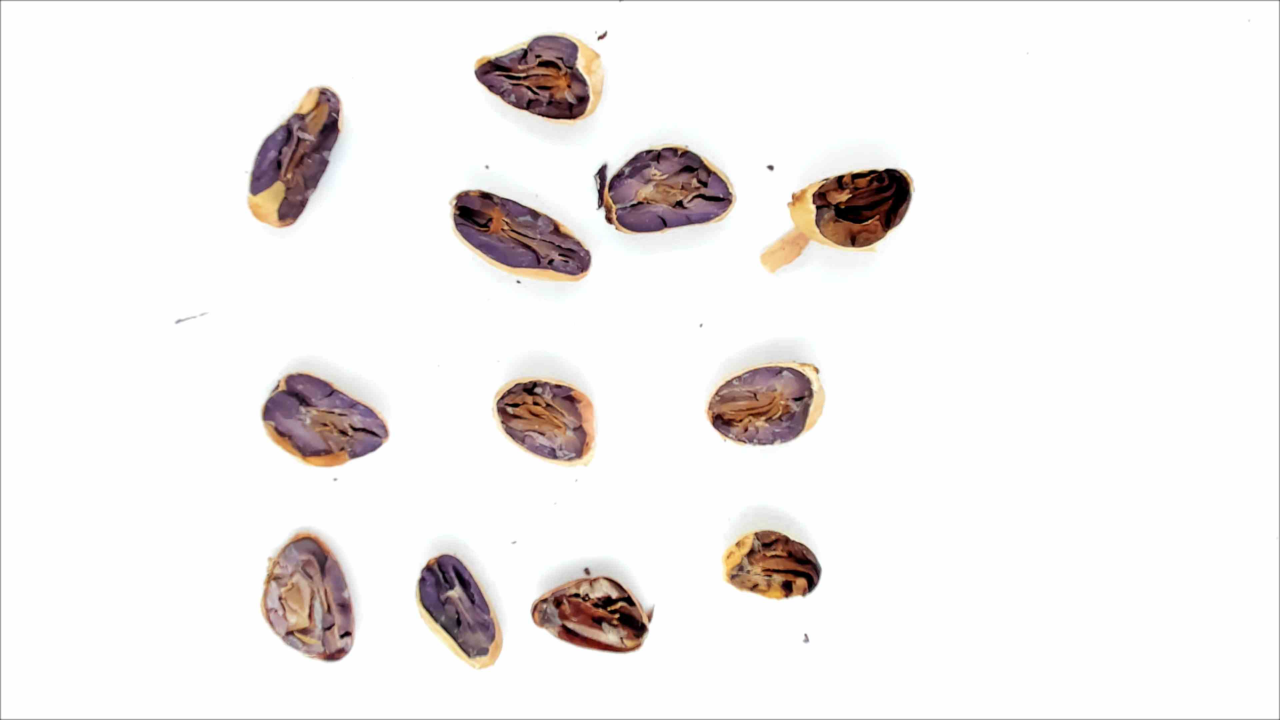
#> input picture test_images/NON FERMENTED-TANPA ALAS.jpg, 3840 x 2160 px, found by its file name (shown at 1/3 size)
$ python image_segmentation.py
#> lines starting #> are read from the running program, lines starting #| are printed output that depends on the picture; after the words box and inside, x2 and y2 are one past the last pixel; in counts of white or black regions, pixels touching at a corner belong together
import cv2
import numpy as np

# Load image, grayscale, Otsu's threshold
image = cv2.imread(r'NON FERMENTED-TANPA ALAS.jpg')
#> image is the input picture: shape (2160, 3840, 3); mean B, G, R 236.7, 237.6, 241.1
image = cv2.resize(image, (0,0), fx=0.2, fy=0.2)
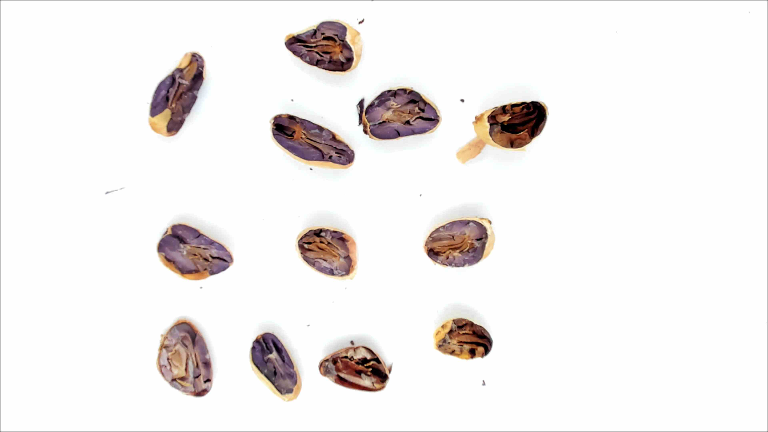
#> image: shape (432, 768, 3); mean B, G, R 236.7, 237.6, 241.1
original = image.copy()
gray = cv2.cvtColor(image, cv2.COLOR_BGR2GRAY)
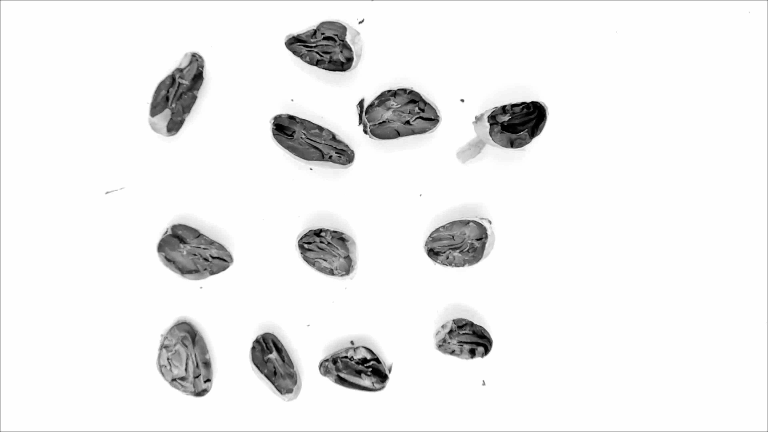
#> gray: shape (432, 768); min 0, max 255, mean 238.6
thresh = cv2.threshold(gray, 15, 255, cv2.THRESH_BINARY + cv2.THRESH_OTSU)[1]
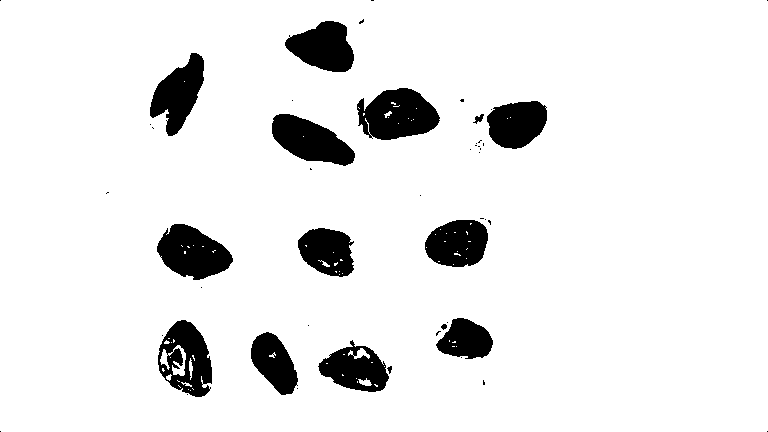
#> thresh: shape (432, 768); 91.5% white; 49 black regions (34 under 20 px), largest, box (x1, y1, x2, y2) and area: (357, 88, 440, 140) 3051, (157, 224, 233, 280) 2801, (272, 114, 355, 166) 2617

# Morph open to remove noise
kernel = cv2.getStructuringElement(cv2.MORPH_RECT, (3,3))
opening = cv2.morphologyEx(thresh, cv2.MORPH_OPEN, kernel, iterations=5)
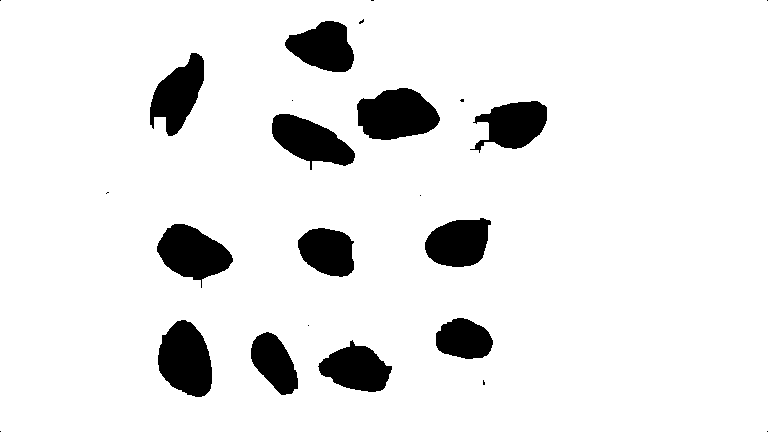
#> opening: shape (432, 768); 91% white; 24 black regions (12 under 20 px)

# Find contours, obtain bounding box, extract and save ROI
ROI_number = 0
cnts = cv2.findContours(opening, cv2.RETR_TREE, 2)
#> cnts = 21 contours, 8 with area under 20; largest, box (x1, y1, x2, y2) and area: (0, 0, 768, 432) 330572, (356, 87, 441, 141) 3312, (157, 319, 213, 398) 3178, (156, 223, 234, 289) 2952, (271, 113, 356, 171) 2742
cnts = cnts[0] if len(cnts) == 2 else cnts[1]
for c in cnts:
    x,y,w,h = cv2.boundingRect(c)
    cv2.rectangle(image, (x, y), (x + w, y + h), (36,255,12), 1)
    ROI = original[y:y+h, x:x+w]
    cv2.imwrite('ROI_{}.png'.format(ROI_number), ROI)
    ROI_number += 1
#> this loop made 21 passes
#> (x, y, w, h) on passes 1, 2, 3, 4, 6, 7, 8, 9, 10, 13, 14, 15: (0, 0, 768, 432), (482, 379, 4, 7), (317, 339, 76, 54), (250, 331, 49, 65), (157, 319, 56, 79), (435, 317, 59, 43), (297, 227, 58, 51), (156, 223, 78, 66), (424, 217, 68, 51), (106, 191, 4, 3), (271, 113, 85, 58), (469, 100, 79, 54)
#> (c, x, y, w, h) on passes 5, 11, 12, 16: ([[307, 325], [308, 324], [309, 325], [308, 326]], 307, 324, 3, 3), ([[419, 195], [420, 194], [421, 195], [420, 196]], 419, 194, 3, 3), ([[105, 193], [106, 192], [107, 193], [106, 194]], 105, 192, 3, 3), ([[291, 100], [292, 99], [293, 100], [292, 101]], 291, 99, 3, 3)
#> pass 3, `ROI = original[y:y+h, x:x+w]`:
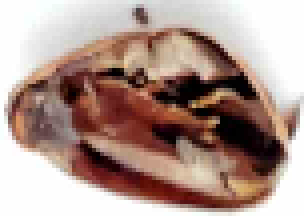
#> ROI: shape (54, 76, 3) (shown 4 times larger); mean B, G, R 141.5, 150.1, 174.9
#> after the loop:
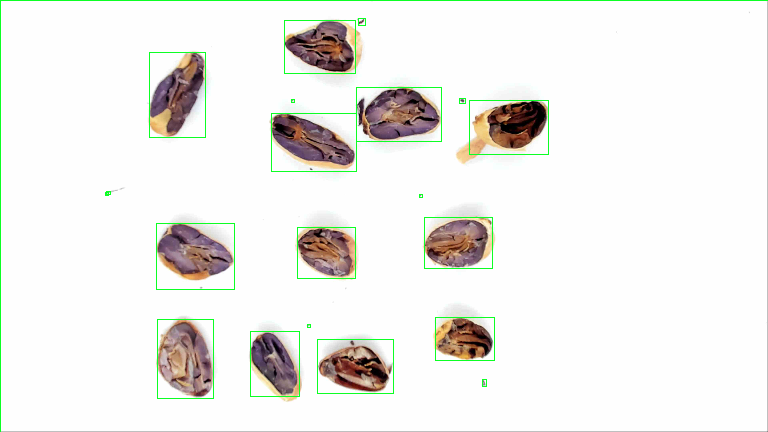
#> image: shape (432, 768, 3); 1.32% of pixels changed, all inside (x1, y1, x2, y2) = (0, 0, 768, 432)
#> after the loop, ROI_number = 21

cv2.imshow('image', image)
cv2.imshow('thresh', thresh)
cv2.imshow('opening', opening)
cv2.waitKey()

$ run again, with test_images/1.jpg copied over test_images/NON FERMENTED-TANPA ALAS.jpg
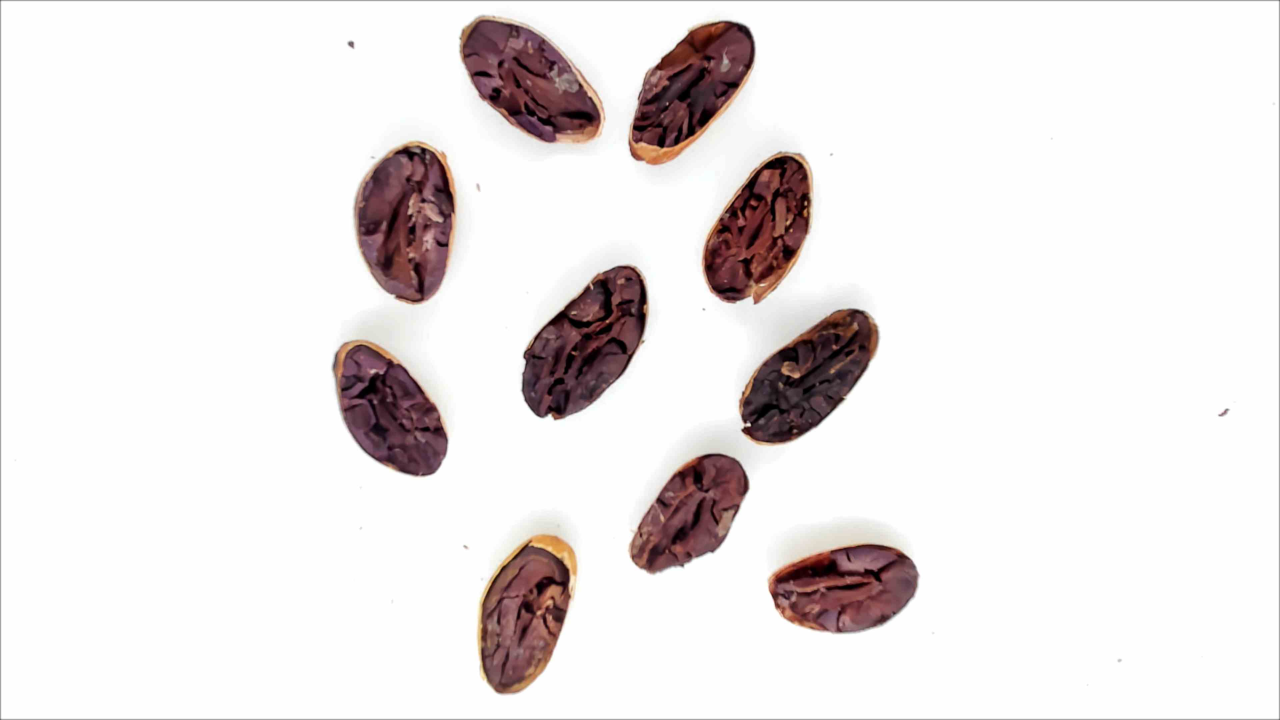
#> input picture test_images/1.jpg, 3840 x 2160 px, found by its file name (shown at 1/3 size)
#> image is the input picture: shape (2160, 3840, 3); mean B, G, R 229.1, 229.2, 234.1
#> `thresh = cv2.threshold(gray, 15, 255, cv2.THRESH_BINARY + cv2.THRESH_O..`:
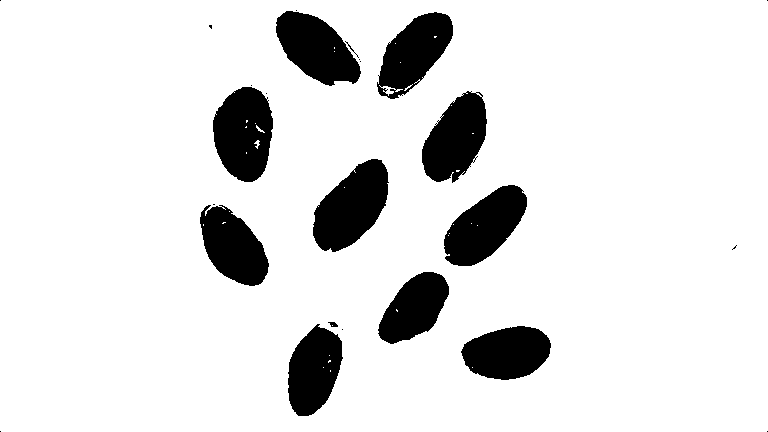
#> thresh: shape (432, 768); 88.4% white; 25 black regions (13 under 20 px), largest, box (x1, y1, x2, y2) and area: (313, 159, 389, 252) 4463, (213, 87, 273, 182) 4319, (444, 185, 527, 266) 4073
#> opening: shape (432, 768); 88.2% white; 16 black regions (6 under 20 px)
#> cnts = 15 contours, 4 with area under 20; largest, box (x1, y1, x2, y2) and area: (0, 0, 768, 432) 330575, (312, 158, 390, 253) 4604, (212, 84, 274, 183) 4527, (443, 184, 528, 267) 4202, (275, 9, 362, 87) 4179
#> the loop `for c in cnts:` made 15 passes
#> (x, y, w, h) on passes 1, 2, 3, 4, 6, 8, 9, 10: (0, 0, 768, 432), (460, 325, 92, 56), (287, 321, 57, 96), (377, 271, 73, 74), (732, 245, 5, 5), (199, 203, 71, 84), (443, 184, 85, 83), (312, 158, 78, 95)
#> after the loop `for c in cnts:`:
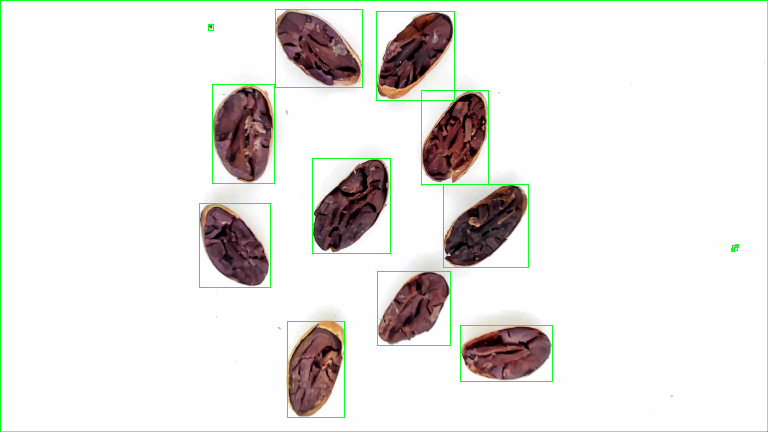
#> image: shape (432, 768, 3); mean B, G, R 226.6, 229.5, 231.2
#> after the loop `for c in cnts:`: ROI_number = 15
